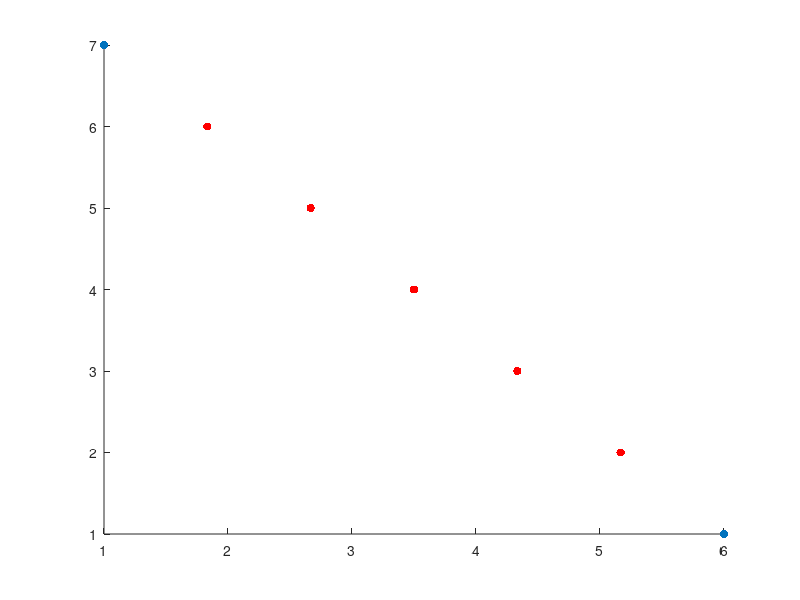

Recreate this plot in MATLAB.
A = [1,7];
B = [6,1];
N = 5; % You can change this number for number of points
x = [A(1) B(1)];
y = [A(2) B(2)];
scatter(x,y,'filled')
hold on
New_x = linspace(x(1),x(2),N+2); % Includes given points
New_y = linspace(y(1),y(2),N+2); % Includes given points
New_x(end)=[]
New_x(1)=[]
New_y(end)=[]
New_y(1)=[]
scatter(New_x,New_y,'r','filled')
